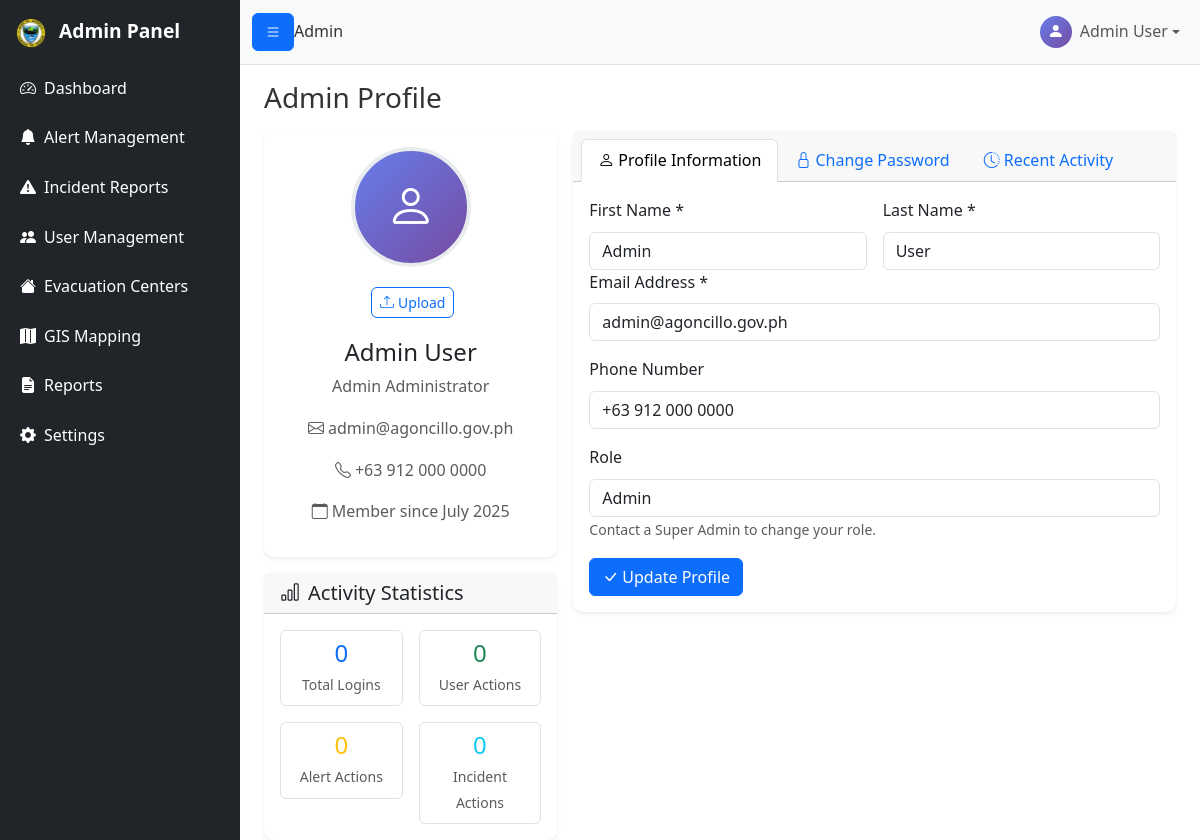
Screenshot of /admin/profile.php (signed in) with the database file from the repository.
### tables this page shows
CREATE TABLE users (
    id INT PRIMARY KEY AUTO_INCREMENT,
    first_name VARCHAR(100) NOT NULL,
    last_name VARCHAR(100) NOT NULL,
    email VARCHAR(255) UNIQUE NOT NULL,
    phone VARCHAR(20) UNIQUE NOT NULL,
    password VARCHAR(255) NOT NULL,
    address TEXT NOT NULL,
    barangay VARCHAR(100) NOT NULL,
    id_document VARCHAR(255),  
    selfie_photo VARCHAR(255),  
    verification_status ENUM('pending', 'verified', 'rejected') DEFAULT 'pending',
    phone_verified BOOLEAN DEFAULT FALSE,
    user_type ENUM('resident', 'admin') DEFAULT 'resident',
    created_at TIMESTAMP DEFAULT CURRENT_TIMESTAMP,
    updated_at TIMESTAMP DEFAULT CURRENT_TIMESTAMP ON UPDATE CURRENT_TIMESTAMP
);

### admin/profile.php (the view, shortened to what this page needs)
<?php
$database = new Database();
$db = $database->getConnection();
$upload_dir = '../uploads/profiles/';
$profile_query = "SELECT * FROM users WHERE id = :user_id";
$profile_stmt = $db->prepare($profile_query);
$profile_stmt->bindParam(':user_id', $_SESSION['user_id']);
$profile_stmt->execute();
$admin_profile = $profile_stmt->fetch();
$stats_query = "SELECT
                COUNT(CASE WHEN action = 'LOGIN' THEN 1 END) as total_logins,
                COUNT(CASE WHEN action LIKE '%USER%' THEN 1 END) as user_actions,
                COUNT(CASE WHEN action LIKE '%ALERT%' THEN 1 END) as alert_actions,
                COUNT(CASE WHEN action LIKE '%INCIDENT%' THEN 1 END) as incident_actions,
                MAX(created_at) as last_activity
                FROM system_logs
                WHERE user_id = :user_id";
$stats_stmt = $db->prepare($stats_query);
$stats_stmt->bindParam(':user_id', $_SESSION['user_id']);
$stats_stmt->execute();
$admin_stats = $stats_stmt->fetch();
include '../includes/header.php';
?>
<div class="d-flex" id="wrapper">
    <?php include 'includes/sidebar.php'; ?>
    <div id="page-content-wrapper">
        <?php include 'includes/navbar.php'; ?>
        <div class="container-fluid px-4">
            <div class="d-flex justify-content-between align-items-center py-3">
                <h1 class="h3 mb-0">Admin Profile</h1>
            </div>
            <div class="row g-3">
                <div class="col-md-4">
                    <div class="card">
                        <div class="card-body text-center">
                            <div class="mb-3">
                                <div class="profile-picture-container">
                                    <?php if ($admin_profile['id_document'] && file_exists($upload_dir . $admin_profile['id_document'])): ?>
                                        <img src="<?php echo $upload_dir . $admin_profile['id_document']; ?>"
                                             alt="Profile Picture" class="profile-picture" id="currentProfilePicture">
                                        <div class="profile-picture-overlay" onclick="document.getElementById('profilePictureInput').click()">
                                            <i class="bi bi-camera text-white fs-4"></i>
                                        </div>
                                    <?php else: ?>
                                        <div class="default-avatar" onclick="document.getElementById('profilePictureInput').click()">
                                            <i class="bi bi-person"></i>
                                        </div>
                                    <?php endif; ?>
                                </div>
                                <div class="picture-actions">
                                    <form method="POST" enctype="multipart/form-data" style="display: inline;">
                                    </form>
                                    <button type="button" class="btn btn-outline-primary btn-sm"
                                            onclick="document.getElementById('profilePictureInput').click()">
                                        <i class="bi bi-upload me-1"></i>Upload
                                    </button>
                                </div>
                            </div>
                            <h4><?php echo htmlspecialchars($admin_profile['first_name'] . ' ' . $admin_profile['last_name']); ?></h4>
                            <p class="text-muted"><?php echo ucfirst($admin_profile['user_type']); ?> Administrator</p>
                            <p class="text-muted">
                                <i class="bi bi-envelope me-1"></i><?php echo htmlspecialchars($admin_profile['email']); ?>
                            </p>
                            <?php if (!empty($admin_profile['phone'])): ?>
                                <p class="text-muted">
                                    <i class="bi bi-telephone me-1"></i><?php echo htmlspecialchars($admin_profile['phone']); ?>
                                </p>
                            <?php endif; ?>
                            <p class="text-muted">
                                <i class="bi bi-calendar me-1"></i>Member since <?php echo date('F Y', strtotime($admin_profile['created_at'])); ?>
                            </p>
                        </div>
                    </div>
                    <div class="card mt-3">
                        <div class="card-header">
                            <h5 class="card-title mb-0">
                                <i class="bi bi-bar-chart me-2"></i>Activity Statistics
                            </h5>
                        </div>
                        <div class="card-body">
                            <div class="row text-center g-3">
                                <div class="col-6">
                                    <div class="border rounded p-2">
                                        <h4 class="text-primary mb-1"><?php echo $admin_stats['total_logins'] ?? 0; ?></h4>
                                        <small class="text-muted">Total Logins</small>
                                    </div>
                                </div>
                                <div class="col-6">
                                    <div class="border rounded p-2">
                                        <h4 class="text-success mb-1"><?php echo $admin_stats['user_actions'] ?? 0; ?></h4>
                                        <small class="text-muted">User Actions</small>
                                    </div>
                                </div>
                                <div class="col-6">
                                    <div class="border rounded p-2">
                                        <h4 class="text-warning mb-1"><?php echo $admin_stats['alert_actions'] ?? 0; ?></h4>
                                        <small class="text-muted">Alert Actions</small>
                                    </div>
                                </div>
                                <div class="col-6">
                                    <div class="border rounded p-2">
                                        <h4 class="text-info mb-1"><?php echo $admin_stats['incident_actions'] ?? 0; ?></h4>
                                        <small class="text-muted">Incident Actions</small>
                                    </div>
                                </div>
                            </div>
                        </div>
                    </div>
                </div>
                <div class="col-md-8">
                    <div class="card">
                        <div class="card-header">
                            <ul class="nav nav-tabs card-header-tabs" id="profileTabs" role="tablist">
                                <li class="nav-item" role="presentation">
                                    <button class="nav-link active" id="profile-tab" data-bs-toggle="tab" data-bs-target="#profile" type="button" role="tab">
                                        <i class="bi bi-person me-1"></i>Profile Information
                                    </button>
                                </li>
                                <li class="nav-item" role="presentation">
                                    <button class="nav-link" id="password-tab" data-bs-toggle="tab" data-bs-target="#password" type="button" role="tab">
                                        <i class="bi bi-lock me-1"></i>Change Password
                                    </button>
                                </li>
                                <li class="nav-item" role="presentation">
                                    <button class="nav-link" id="activity-tab" data-bs-toggle="tab" data-bs-target="#activity" type="button" role="tab">
                                        <i class="bi bi-clock-history me-1"></i>Recent Activity
                                    </button>
                                </li>
                            </ul>
                        </div>
                        <div class="card-body">
                            <div class="tab-content" id="profileTabsContent">
                                <div class="tab-pane fade show active" id="profile" role="tabpanel">
                                    <form method="POST">
                                        <div class="row g-3">
                                            <div class="col-md-6">
                                                <label for="first_name" class="form-label">First Name *</label>
                                                <input type="text" class="form-control" id="first_name" name="first_name"
                                                       value="<?php echo htmlspecialchars($admin_profile['first_name']); ?>" required>
                                            </div>
                                            <div class="col-md-6">
                                                <label for="last_name" class="form-label">Last Name *</label>
                                                <input type="text" class="form-control" id="last_name" name="last_name"
                                                       value="<?php echo htmlspecialchars($admin_profile['last_name']); ?>" required>
                                            </div>
                                        </div>
                                        <div class="mb-3">
                                            <label for="email" class="form-label">Email Address *</label>
                                            <input type="email" class="form-control" id="email" name="email"
                                                   value="<?php echo htmlspecialchars($admin_profile['email']); ?>" required>
                                        </div>
                                        <div class="mb-3">
                                            <label for="phone" class="form-label">Phone Number</label>
                                            <input type="text" class="form-control" id="phone" name="phone"
                                                   value="<?php echo htmlspecialchars($admin_profile['phone']); ?>">
                                        </div>
                                        <div class="mb-3">
                                            <label class="form-label">Role</label>
                                            <input type="text" class="form-control"
                                                   value="<?php echo ucfirst($admin_profile['user_type']); ?>" readonly>
                                            <small class="form-text text-muted">Contact a Super Admin to change your role.</small>
                                        </div>
                                        <button type="submit" class="btn btn-primary">
                                            <i class="bi bi-check-lg me-1"></i>Update Profile
                                        </button>
                                    </form>
                                </div>
                            </div>
                        </div>
                    </div>
                </div>
            </div>
        </div>
    </div>
</div>
<?php include '../includes/footer.php'; ?>

### assets/css/styles.css (style rules this page uses)
:root { --primary-color: #0d6efd; --secondary-color: #6c757d; --success-color: #198754; --danger-color: #dc3545; --warning-color: #ffc107; --info-color: #0dcaf0; --light-color: #f8f9fa; --dark-color: #212529; }
body { font-family: "Segoe UI", Tahoma, Geneva, Verdana, sans-serif; line-height: 1.6; color: #333; }
.card { border: none; border-radius: 10px; box-shadow: 0 0.125rem 0.25rem rgba(0, 0, 0, 0.075); transition: box-shadow 0.15s ease-in-out; }
.btn { border-radius: 6px; font-weight: 500; transition: all 0.2s ease-in-out; }

### assets/css/admin.css (style rules this page uses)
#wrapper { overflow-x: hidden; }
#page-content-wrapper { min-width: 100vw; }
@media (min-width: 768px) { #page-content-wrapper { min-width: 0; width: 100%; } }

### admin/profile.php (style rules this page uses)
.profile-picture-container { position: relative; display: inline-block; }
.default-avatar { width: 120px; height: 120px; background: linear-gradient(135deg, #667eea 0%, #764ba2 100%); border-radius: 50%; display: flex; align-items: center; justify-content: center; color: white; font-size: 3rem; border: 4px solid #e9ecef; transition: all 0.3s ease; }
.picture-actions { margin-top: 1rem; }
.picture-actions .btn { margin: 0.25rem; }

### rows the page displays
users: first_name+last_name "Admin User", user_type "Admin", email "admin@agoncillo.gov.ph", phone "+63 912 000 0000", created_at "July 2025", first_name "Admin", last_name "User"

### other values shown
$_SESSION['user_name'] "Admin User"
$admin_stats['total_logins'] "0"
$admin_stats['user_actions'] "0"
$admin_stats['alert_actions'] "0"
$admin_stats['incident_actions'] "0"
